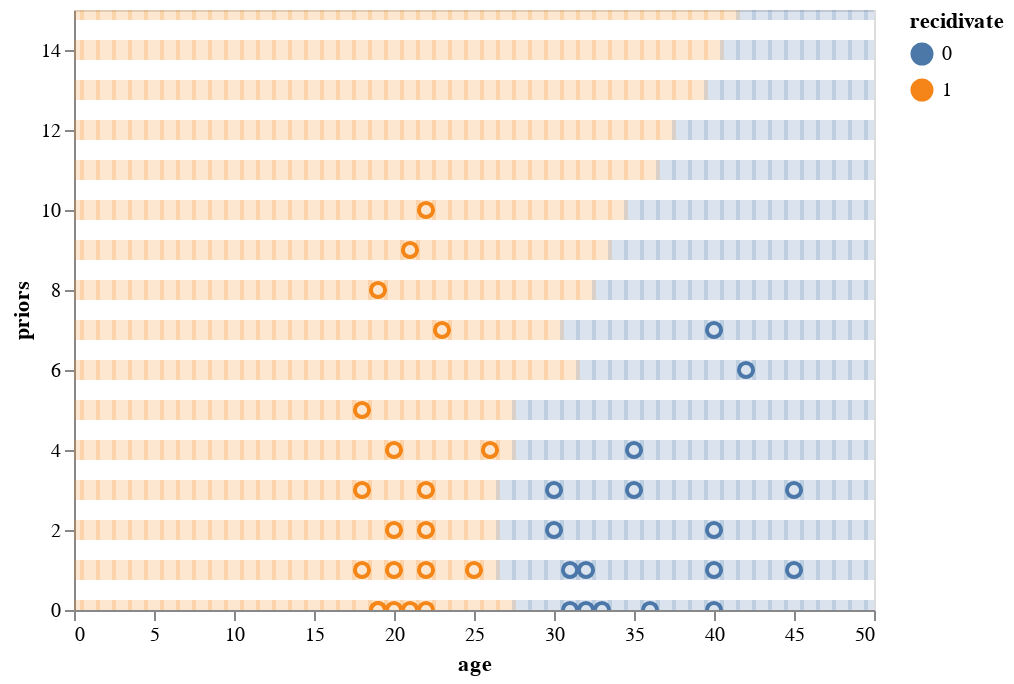

The notebook cell this image was saved under:
### Code cell
bg = (
    alt.Chart(toy[toy["grid"] == "grid"])
    .mark_square(size=100, opacity=0.2, clip=True)
    .encode(
        alt.X(
            "age",
            scale=alt.Scale(
                domain=[0, 50],
            ),
            axis=alt.Axis(grid=False),
        ),
        alt.Y("priors", scale=alt.Scale(domain=[0, 15]), axis=alt.Axis(grid=False)),
        alt.Color("recidivate:N"),
    )
)

chart = (
    alt.Chart(toy[toy["grid"] == "training"])
    .mark_point(size=50, opacity=1, clip=True)
    .encode(
        alt.X(
            "age",
            scale=alt.Scale(
                domain=[0, 50],
            ),
            axis=alt.Axis(grid=False)
        ),
        alt.Y("priors", scale=alt.Scale(domain=[0, 15]),axis=alt.Axis(grid=False)),
        alt.Color("recidivate:N"),
    )
)

chart+bg

### Figure 1 — Vega-Lite specification as saved in the notebook (floating-point values rounded to 4 significant figures; data arrays with more than 128 entries replaced by an {"elided": "..."} marker saying what was removed)
{"config": {"view": {"continuousWidth": 400, "continuousHeight": 300}}, "layer": [{"data": {"name": "data-0d3b70cfd4df9c0cd64d208dafea7bee"}, "mark": {"type": "point", "clip": true, "opacity": 1, "size": 50}, "encoding": {"color": {"field": "recidivate", "type": "nominal"}, "x": {"axis": {"grid": false}, "field": "age", "scale": {"domain": [0, 50]}, "type": "quantitative"}, "y": {"axis": {"grid": false}, "field": "priors", "scale": {"domain": [0, 15]}, "type": "quantitative"}}}, {"data": {"name": "data-aad45e82518bed03644b7ef1cff83036"}, "mark": {"type": "square", "clip": true, "opacity": 0.2, "size": 100}, "encoding": {"color": {"field": "recidivate", "type": "nominal"}, "x": {"axis": {"grid": false}, "field": "age", "scale": {"domain": [0, 50]}, "type": "quantitative"}, "y": {"axis": {"grid": false}, "field": "priors", "scale": {"domain": [0, 15]}, "type": "quantitative"}}}], "$schema": "https://vega.github.io/schema/vega-lite/v4.17.0.json", "datasets": {"data-0d3b70cfd4df9c0cd64d208dafea7bee": [{"age": 19, "priors": 0, "grid": "training", "recidivate": 1.0, "sex": 0.0}, {"age": 20, "priors": 0, "grid": "training", "recidivate": 1.0, "sex": 0.0}, {"age": 21, "priors": 0, "grid": "training", "recidivate": 1.0, "sex": 0.0}, {"age": 22, "priors": 0, "grid": "training", "recidivate": 1.0, "sex": 0.0}, {"age": 22, "priors": 3, "grid": "training", "recidivate": 1.0, "sex": 0.0}, {"age": 18, "priors": 3, "grid": "training", "recidivate": 1.0, "sex": 0.0}, {"age": 18, "priors": 1, "grid": "training", "recidivate": 1.0, "sex": 1.0}, {"age": 19, "priors": 0, "grid": "training", "recidivate": 1.0, "sex": 0.0}, {"age": 20, "priors": 1, "grid": "training", "recidivate": 1.0, "sex": 0.0}, {"age": 20, "priors": 4, "grid": "training", "recidivate": 1.0, "sex": 0.0}, {"age": 20, "priors": 2, "grid": "training", "recidivate": 1.0, "sex": 0.0}, {"age": 22, "priors": 2, "grid": "training", "recidivate": 1.0, "sex": 0.0}, {"age": 25, "priors": 1, "grid": "training", "recidivate": 1.0, "sex": 0.0}, {"age": 22, "priors": 1, "grid": "training", "recidivate": 1.0, "sex": 0.0}, {"age": 18, "priors": 5, "grid": "training", "recidivate": 1.0, "sex": 0.0}, {"age": 19, "priors": 8, "grid": "training", "recidivate": 1.0, "sex": 0.0}, {"age": 21, "priors": 9, "grid": "training", "recidivate": 1.0, "sex": 0.0}, {"age": 23, "priors": 7, "grid": "training", "recidivate": 1.0, "sex": 0.0}, {"age": 22, "priors": 10, "grid": "training", "recidivate": 1.0, "sex": 0.0}, {"age": 26, "priors": 4, "grid": "training", "recidivate": 1.0, "sex": 0.0}, {"age": 30, "priors": 3, "grid": "training", "recidivate": 0.0, "sex": 0.0}, {"age": 30, "priors": 2, "grid": "training", "recidivate": 0.0, "sex": 0.0}, {"age": 45, "priors": 1, "grid": "training", "recidivate": 0.0, "sex": 1.0}, {"age": 45, "priors": 3, "grid": "training", "recidivate": 0.0, "sex": 1.0}, {"age": 40, "priors": 1, "grid": "training", "recidivate": 0.0, "sex": 1.0}, {"age": 40, "priors": 2, "grid": "training", "recidivate": 0.0, "sex": 1.0}, {"age": 36, "priors": 0, "grid": "training", "recidivate": 0.0, "sex": 0.0}, {"age": 32, "priors": 1, "grid": "training", "recidivate": 0.0, "sex": 0.0}, {"age": 40, "priors": 0, "grid": "training", "recidivate": 0.0, "sex": 0.0}, {"age": 31, "priors": 1, "grid": "training", "recidivate": 0.0, "sex": 0.0}, {"age": 35, "priors": 3, "grid": "training", "recidivate": 0.0, "sex": 0.0}, {"age": 31, "priors": 0, "grid": "training", "recidivate": 0.0, "sex": 0.0}, {"age": 32, "priors": 0, "grid": "training", "recidivate": 0.0, "sex": 0.0}, {"age": 33, "priors": 0, "grid": "training", "recidivate": 0.0, "sex": 0.0}, {"age": 40, "priors": 7, "grid": "training", "recidivate": 0.0, "sex": 0.0}, {"age": 42, "priors": 6, "grid": "training", "recidivate": 0.0, "sex": 0.0}, {"age": 35, "priors": 4, "grid": "training", "recidivate": 0.0, "sex": 0.0}], "data-aad45e82518bed03644b7ef1cff83036": {"elided": "4141 records"}}}
